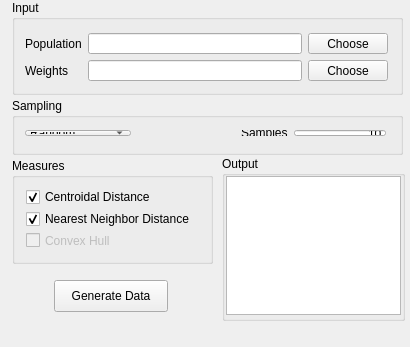
<?xml version="1.0" encoding="UTF-8"?>
<ui version="4.0">
 <class>MainWindow</class>
 <widget class="QMainWindow" name="MainWindow">
  <property name="geometry">
   <rect>
    <x>0</x>
    <y>0</y>
    <width>410</width>
    <height>347</height>
   </rect>
  </property>
  <property name="windowTitle">
   <string>MainWindow</string>
  </property>
  <property name="styleSheet">
   <string notr="true">QLabel:disabled { color: gray; }
QLineEdit:disabled { color: gray; }</string>
  </property>
  <widget class="QWidget" name="centralWidget">
   <widget class="QGroupBox" name="measuresGroup">
    <property name="geometry">
     <rect>
      <x>12</x>
      <y>158</y>
      <width>201</width>
      <height>106</height>
     </rect>
    </property>
    <property name="title">
     <string>Measures</string>
    </property>
    <widget class="QWidget" name="verticalLayoutWidget_2">
     <property name="geometry">
      <rect>
       <x>3</x>
       <y>20</y>
       <width>195</width>
       <height>81</height>
      </rect>
     </property>
     <layout class="QVBoxLayout" name="measuresLayout">
      <item>
       <widget class="QCheckBox" name="centroidalCheck">
        <property name="text">
         <string>Centroidal Distance</string>
        </property>
        <property name="checked">
         <bool>true</bool>
        </property>
       </widget>
      </item>
      <item>
       <widget class="QCheckBox" name="nearestCheck">
        <property name="text">
         <string>Nearest Neighbor Distance</string>
        </property>
        <property name="checked">
         <bool>true</bool>
        </property>
       </widget>
      </item>
      <item>
       <widget class="QCheckBox" name="hullCheck">
        <property name="enabled">
         <bool>false</bool>
        </property>
        <property name="text">
         <string>Convex Hull</string>
        </property>
       </widget>
      </item>
     </layout>
    </widget>
   </widget>
   <widget class="QGroupBox" name="outputGroup">
    <property name="geometry">
     <rect>
      <x>222</x>
      <y>156</y>
      <width>183</width>
      <height>165</height>
     </rect>
    </property>
    <property name="title">
     <string>Output</string>
    </property>
    <widget class="QTextEdit" name="outputText">
     <property name="geometry">
      <rect>
       <x>4</x>
       <y>20</y>
       <width>175</width>
       <height>139</height>
      </rect>
     </property>
     <property name="lineWrapMode">
      <enum>QTextEdit::NoWrap</enum>
     </property>
     <property name="readOnly">
      <bool>true</bool>
     </property>
    </widget>
   </widget>
   <widget class="QGroupBox" name="samplingGroup">
    <property name="geometry">
     <rect>
      <x>12</x>
      <y>98</y>
      <width>391</width>
      <height>57</height>
     </rect>
    </property>
    <property name="title">
     <string>Sampling</string>
    </property>
    <widget class="QWidget" name="horizontalLayoutWidget_2">
     <property name="geometry">
      <rect>
       <x>2</x>
       <y>21</y>
       <width>383</width>
       <height>28</height>
      </rect>
     </property>
     <layout class="QHBoxLayout" name="samplingLayout">
      <item>
       <widget class="QComboBox" name="samplingChoice">
        <item>
         <property name="text">
          <string>Random</string>
         </property>
        </item>
        <item>
         <property name="text">
          <string>Combinations</string>
         </property>
        </item>
       </widget>
      </item>
      <item>
       <spacer name="horizontalSpacer">
        <property name="orientation">
         <enum>Qt::Horizontal</enum>
        </property>
        <property name="sizeHint" stdset="0">
         <size>
          <width>120</width>
          <height>20</height>
         </size>
        </property>
       </spacer>
      </item>
      <item>
       <widget class="QLabel" name="samplesLabel">
        <property name="text">
         <string>Samples</string>
        </property>
       </widget>
      </item>
      <item>
       <widget class="QLineEdit" name="samplesEdit">
        <property name="styleSheet">
         <string notr="true"/>
        </property>
        <property name="text">
         <string>10</string>
        </property>
        <property name="alignment">
         <set>Qt::AlignRight|Qt::AlignTrailing|Qt::AlignVCenter</set>
        </property>
       </widget>
      </item>
     </layout>
    </widget>
   </widget>
   <widget class="QGroupBox" name="inputGroup">
    <property name="geometry">
     <rect>
      <x>12</x>
      <y>0</y>
      <width>391</width>
      <height>95</height>
     </rect>
    </property>
    <property name="title">
     <string>Input</string>
    </property>
    <widget class="QWidget" name="gridLayoutWidget_3">
     <property name="geometry">
      <rect>
       <x>2</x>
       <y>22</y>
       <width>385</width>
       <height>70</height>
      </rect>
     </property>
     <layout class="QGridLayout" name="inputLayout">
      <item row="0" column="0">
       <widget class="QLabel" name="populationLabel">
        <property name="text">
         <string>Population</string>
        </property>
       </widget>
      </item>
      <item row="1" column="0">
       <widget class="QLabel" name="weightsLabel">
        <property name="text">
         <string>Weights</string>
        </property>
       </widget>
      </item>
      <item row="0" column="1">
       <widget class="QLineEdit" name="populationEdit">
        <property name="dragEnabled">
         <bool>true</bool>
        </property>
        <property name="readOnly">
         <bool>true</bool>
        </property>
       </widget>
      </item>
      <item row="1" column="1">
       <widget class="QLineEdit" name="weightsEdit">
        <property name="dragEnabled">
         <bool>true</bool>
        </property>
        <property name="readOnly">
         <bool>true</bool>
        </property>
       </widget>
      </item>
      <item row="0" column="2">
       <widget class="QPushButton" name="populationButton">
        <property name="text">
         <string>Choose</string>
        </property>
       </widget>
      </item>
      <item row="1" column="2">
       <widget class="QPushButton" name="weightsButton">
        <property name="text">
         <string>Choose</string>
        </property>
       </widget>
      </item>
     </layout>
    </widget>
   </widget>
   <widget class="QPushButton" name="generateButton">
    <property name="geometry">
     <rect>
      <x>54</x>
      <y>280</y>
      <width>114</width>
      <height>32</height>
     </rect>
    </property>
    <property name="text">
     <string>Generate Data</string>
    </property>
   </widget>
   <zorder>inputGroup</zorder>
   <zorder>samplingGroup</zorder>
   <zorder>outputGroup</zorder>
   <zorder>measuresGroup</zorder>
   <zorder>generateButton</zorder>
  </widget>
  <widget class="QMenuBar" name="menuBar">
   <property name="geometry">
    <rect>
     <x>0</x>
     <y>0</y>
     <width>410</width>
     <height>22</height>
    </rect>
   </property>
  </widget>
 </widget>
 <layoutdefault spacing="6" margin="11"/>
 <resources/>
 <connections/>
 <slots>
  <slot>updateOutputWindow()</slot>
 </slots>
</ui>
